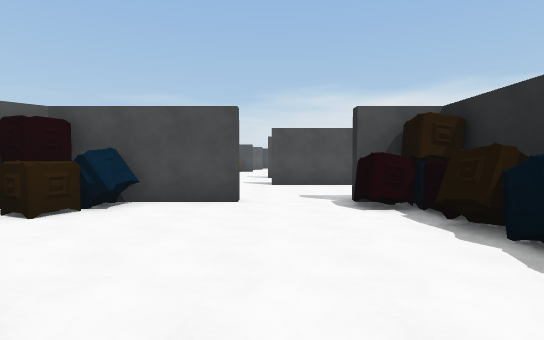
[1] (above)

13 first-person views from a walk through a 3-D level made in the Unity game engine. The camera is 1.5 m above the floor, tilts 2° down and sees 85° across. The floor is counted in squares, 2 m on a side. Each view is taken from the middle of a square. On the plan, view 1 faces up. The plan holds only what a view shows up to about 10 squares ahead; the rest is blank. The place goes on beyond the plan. The player character is not drawn. Some animated figures are not drawn.

[2]
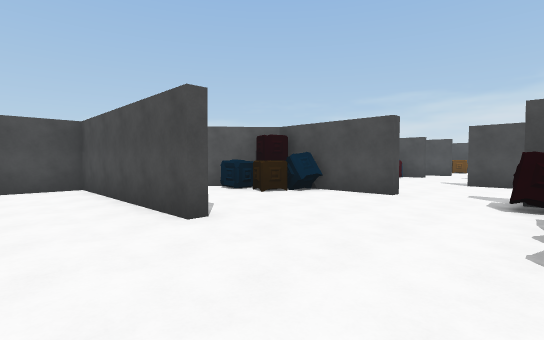

[3]
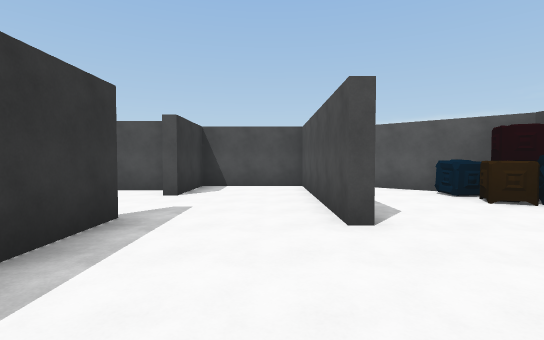

[4]
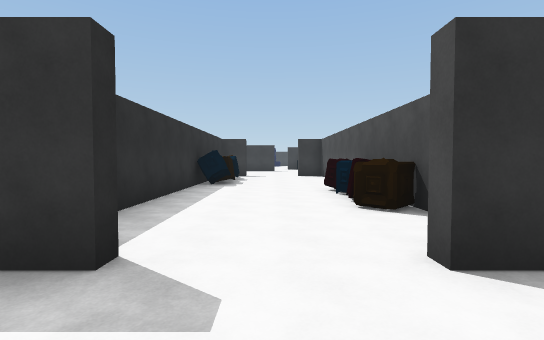

[5]
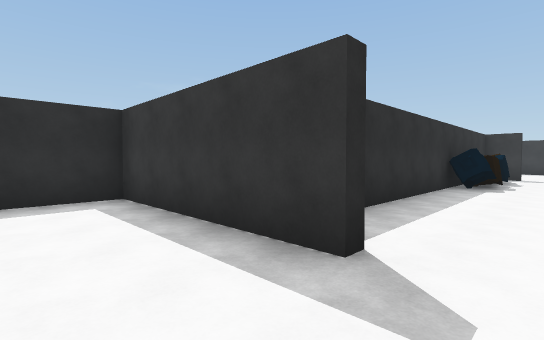

[6]
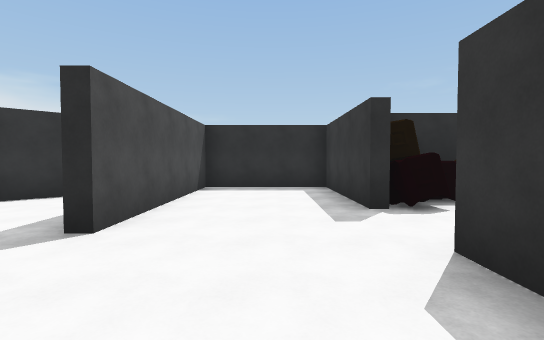

[7]
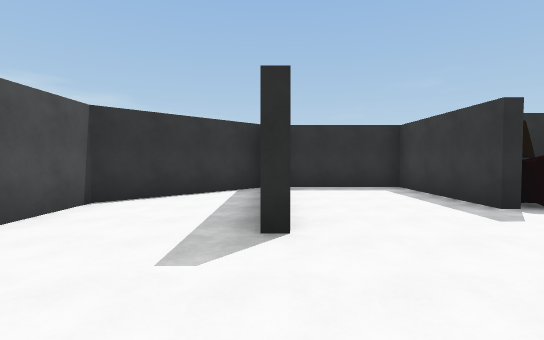

[8]
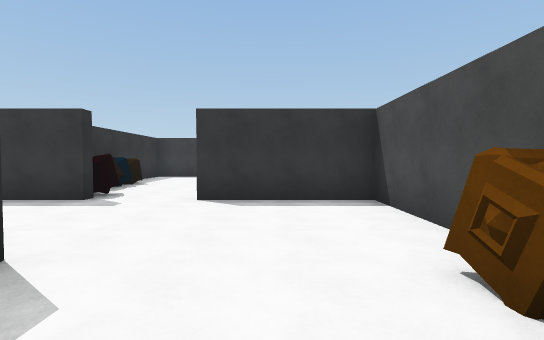

[9]
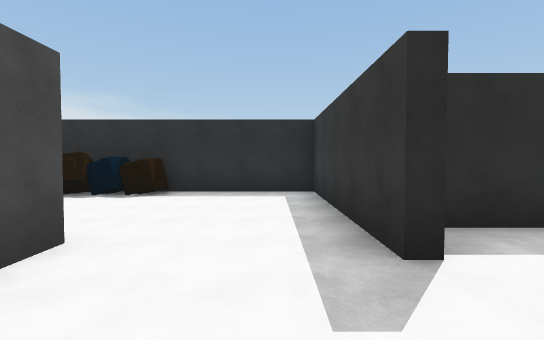

[10]
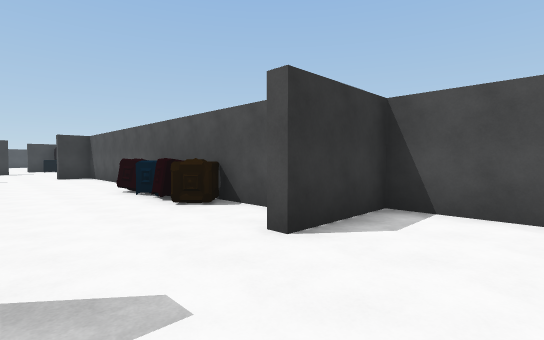

[11]
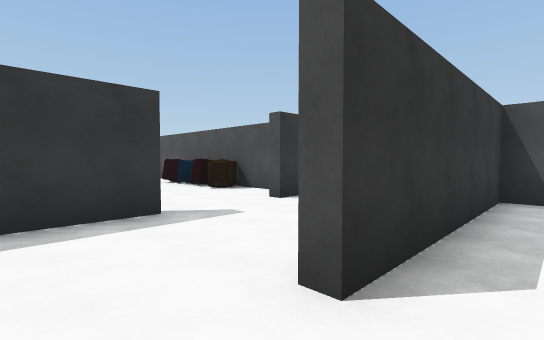

[12]
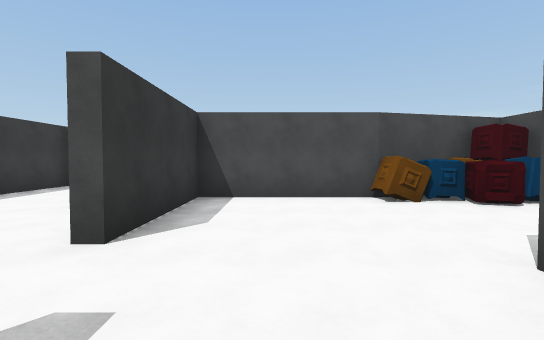

[13]
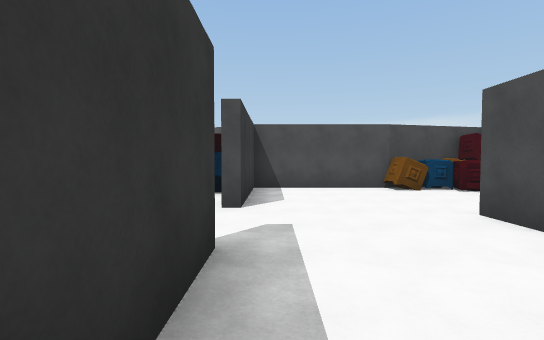

### Floor plan
Points are (right, up) in squares from view 1. A wall is a line through its corners. A room is listed if a view was taken in it or the views show most of it. See-through windows are left out.
Room 1 (views 1, 2, 3, 6, 7, 8, 11, 12, 13)
walls: (1.5, 5.5) (5.1, 5.5) (5.1, 8.8) (-0.1, 8.8); (1.5, 4.4) (1.5, 5.5); (-2.2, 5) (-2.4, 4.4) (-2.8, 4.2) (-3, 3.7) (-3.6, 4); (2.3, 4.4) (1.5, 4.3); (-2.4, 4.5) (-2.7, 4.4) (-3.1, 4.5); (-2.5, 5.1) (-2.7, 4.4); (2.2, 3.7) (2.2, 5.2) (1.5, 5.2); (2.7, 4.4) (1.5, 4.4) (1.4, 5) (2, 5.1); (2.8, 4.5) (2.3, 4.6); (-3.3, 4.9) (-3.5, 4.3) (-4.4, 4.6) (-6, 2.7); (2.2, 2.4) (2, 3.6); (2.9, 2.2) (2.2, 2.4) (2.2, 2.8); (-3.9, 3.8) (-4.2, 3.5); (-3.9, 3.7) (-4.7, 3.6); (2.8, 1.5) (2, 1.6) (2.3, 2.9) (2.1, 3.6); (-3.3, 9.7) (-3.1, 9.3); (-3.3, 10.4) (-3.2, 9); (4.9, 9.3) (2.1, 12.1) (0.4, 12.1); (-2.7, 11.1) (-2.9, 10.4) (-3.4, 10.5) (-3.4, 9.9); (-3.5, 10.9) (-4.2, 10.7); (-1.8, -2) (3, -2) (3, 4); (-6.5, 1.8) (-6.5, 1.2) (-1.4, 1.2) (-1.4, 0.9); (-4.5, 11.4) (-3.9, 9.1) (-3.9, 5.5) (-0.6, 5.5) (-0.6, 5.2) (-2.8, 5.2)
ways out: opening at (-1, -0.5) to room 2
Room 2 (views 4, 5, 9, 10)
walls: (-4.7, -4.1) (-4.5, -4.7); (-4.8, -4.2) (-4.4, -4.3); (-4.8, -4.2) (-4.2, -4.7); (-4.4, -5.2) (-4.7, -6.7) (-4.2, -7.1); (-1.8, -2.4) (-1.8, -2); (-4.6, -5.9) (-4.4, -6.5); (-5.3, -2.6) (-5.3, -8.5); (-4.7, -6.5) (-4.3, -7.4); (-0.8, -8.5) (-0.8, -2.9); (-1.4, 0.9) (-6.5, 0.9) (-6.5, -2) (-4.2, -2) (-4.2, -2.4)
ways out: opening at (-1, -0.5) to room 1

Positions as (right, up) in squares from view 1, and headings:
1: (0, 0), facing up
2: (2, -1), facing up-left
3: (2, 0), facing left
4: (-3, 0), facing down
5: (-3, 0), facing down-right
6: (-3, 7), facing right
7: (-3, 9), facing right
8: (-2, 11), facing down
9: (-4, -1), facing right
10: (-2, 0), facing down-left
11: (0, 2), facing down-left
12: (2, 7), facing left
13: (4, 6), facing left
